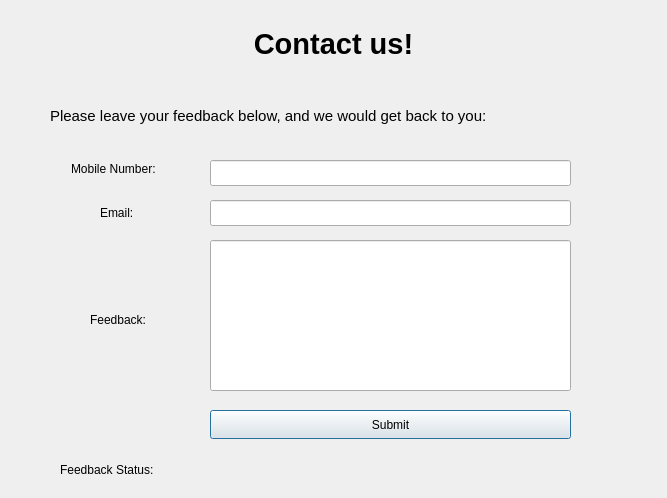
<?xml version="1.0" encoding="UTF-8"?>
<ui version="4.0">
 <class>ContactUsWindow</class>
 <widget class="QDialog" name="ContactUsWindow">
  <property name="geometry">
   <rect>
    <x>0</x>
    <y>0</y>
    <width>667</width>
    <height>498</height>
   </rect>
  </property>
  <property name="windowTitle">
   <string>Dialog</string>
  </property>
  <widget class="QLabel" name="contactUsTitle">
   <property name="geometry">
    <rect>
     <x>-2</x>
     <y>13</y>
     <width>671</width>
     <height>61</height>
    </rect>
   </property>
   <property name="font">
    <font>
     <pointsize>22</pointsize>
     <bold>true</bold>
    </font>
   </property>
   <property name="text">
    <string>Contact us!</string>
   </property>
   <property name="alignment">
    <set>Qt::AlignCenter</set>
   </property>
  </widget>
  <widget class="QLabel" name="dialog1Title">
   <property name="geometry">
    <rect>
     <x>50</x>
     <y>100</y>
     <width>561</width>
     <height>31</height>
    </rect>
   </property>
   <property name="font">
    <font>
     <pointsize>11</pointsize>
    </font>
   </property>
   <property name="text">
    <string>Please leave your feedback below, and we would get back to you:</string>
   </property>
  </widget>
  <widget class="QLabel" name="mobileNumberTitle">
   <property name="geometry">
    <rect>
     <x>71</x>
     <y>159</y>
     <width>108</width>
     <height>20</height>
    </rect>
   </property>
   <property name="text">
    <string>Mobile Number:</string>
   </property>
  </widget>
  <widget class="QLabel" name="emailTitle">
   <property name="geometry">
    <rect>
     <x>100</x>
     <y>203</y>
     <width>40</width>
     <height>20</height>
    </rect>
   </property>
   <property name="text">
    <string>Email:</string>
   </property>
  </widget>
  <widget class="QLabel" name="feedbackTitle">
   <property name="geometry">
    <rect>
     <x>90</x>
     <y>310</y>
     <width>71</width>
     <height>20</height>
    </rect>
   </property>
   <property name="text">
    <string>Feedback:</string>
   </property>
  </widget>
  <widget class="QLineEdit" name="mobileNumberDisplay">
   <property name="geometry">
    <rect>
     <x>210</x>
     <y>160</y>
     <width>361</width>
     <height>26</height>
    </rect>
   </property>
  </widget>
  <widget class="QLineEdit" name="emailDisplay">
   <property name="geometry">
    <rect>
     <x>210</x>
     <y>200</y>
     <width>361</width>
     <height>26</height>
    </rect>
   </property>
  </widget>
  <widget class="QLineEdit" name="feedbackDisplay">
   <property name="geometry">
    <rect>
     <x>210</x>
     <y>240</y>
     <width>361</width>
     <height>151</height>
    </rect>
   </property>
   <property name="alignment">
    <set>Qt::AlignLeading|Qt::AlignLeft|Qt::AlignTop</set>
   </property>
  </widget>
  <widget class="QPushButton" name="submitButton">
   <property name="geometry">
    <rect>
     <x>210</x>
     <y>410</y>
     <width>361</width>
     <height>29</height>
    </rect>
   </property>
   <property name="text">
    <string>Submit</string>
   </property>
  </widget>
  <widget class="QLabel" name="feedbackStatusDisplay">
   <property name="geometry">
    <rect>
     <x>60</x>
     <y>460</y>
     <width>511</width>
     <height>20</height>
    </rect>
   </property>
   <property name="text">
    <string>Feedback Status:</string>
   </property>
  </widget>
 </widget>
 <resources/>
 <connections/>
</ui>
